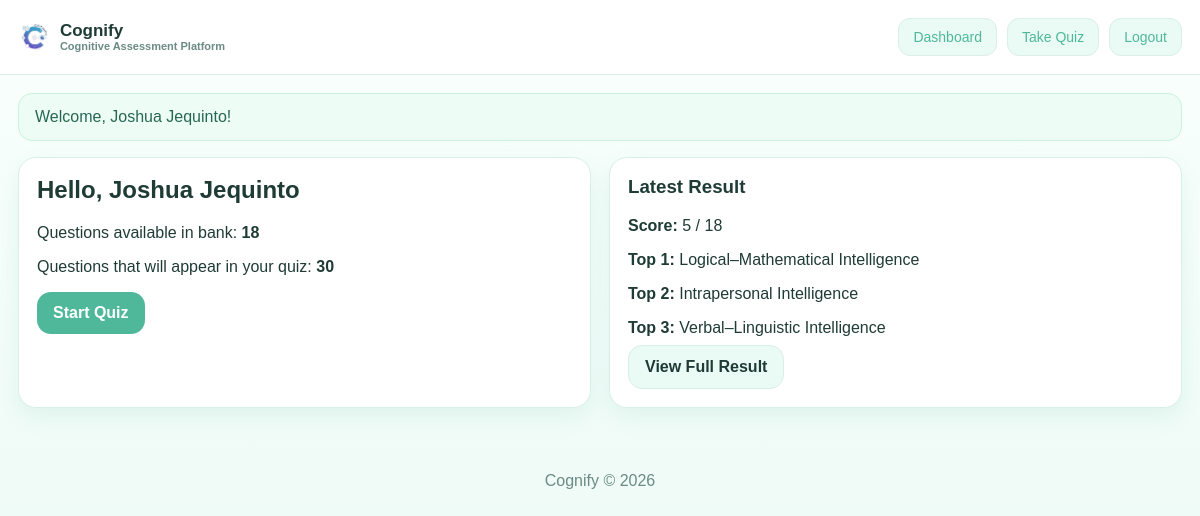
The page /student/dashboard.php (signed in) on the database its author committed.
### tables this page shows
CREATE TABLE `settings` (
  `setting_id` int(11) NOT NULL,
  `setting_key` varchar(100) NOT NULL,
  `setting_value` varchar(255) NOT NULL
);

CREATE TABLE `quizzes` (
  `quiz_id` int(11) NOT NULL,
  `student_id` int(11) NOT NULL,
  `total_questions` int(11) NOT NULL DEFAULT 0,
  `score` int(11) NOT NULL DEFAULT 0,
  `top1_intelligence` varchar(255) NOT NULL,
  `top2_intelligence` varchar(255) NOT NULL,
  `top3_intelligence` varchar(255) NOT NULL,
  `taken_at` datetime DEFAULT NULL
);

### student/dashboard.php (the view, shortened to what this page needs)
<?php
require_once '../config.php';
$limit = get_setting($con, 'quiz_question_limit', '30');
$total_available = mysqli_fetch_row(mysqli_query($con, "SELECT COUNT(*) FROM questions"));
$latest = mysqli_query($con, "SELECT * FROM quizzes WHERE student_id = " . intval($_SESSION['student_id']) . " ORDER BY quiz_id DESC LIMIT 1");
$latest_quiz = ($latest && mysqli_num_rows($latest) > 0) ? mysqli_fetch_assoc($latest) : false;
include '../inc/header.php';
?>
<div class="grid grid-2">
    <div class="card">
        <h2 class="mt-0">Hello, <?php echo esc($_SESSION['student_name']); ?></h2>
        <p>Questions available in bank: <strong><?php echo intval($total_available[0]); ?></strong></p>
        <p>Questions that will appear in your quiz: <strong><?php echo intval($limit); ?></strong></p>
        <a class="btn" href="quiz.php">Start Quiz</a>
    </div>
    <div class="card">
        <h3 class="mt-0">Latest Result</h3>
        <?php if ($latest_quiz) { ?>
            <p><strong>Score:</strong> <?php echo intval($latest_quiz['score']); ?> / <?php echo intval($latest_quiz['total_questions']); ?></p>
            <p class="mb-1"><strong>Top 1:</strong> <?php echo esc($latest_quiz['top1_intelligence']); ?></p>
            <p class="mb-1"><strong>Top 2:</strong> <?php echo esc($latest_quiz['top2_intelligence']); ?></p>
            <p class="mb-1"><strong>Top 3:</strong> <?php echo esc($latest_quiz['top3_intelligence']); ?></p>
            <a class="btn btn-light" href="result.php?quiz_id=<?php echo intval($latest_quiz['quiz_id']); ?>">View Full Result</a>
        <?php } else { ?>
            <p class="muted">No quiz taken yet.</p>
        <?php } ?>
    </div>
</div>
<?php include '../inc/footer.php'; ?>

### assets/css/style.css (style rules this page uses)
:root { --mint:#88d8c0; --mint-dark:#4fb89a; --mint-soft:#eafaf5; --bg:#f7fffc; --card:#ffffff; --text:#1f3b35; --muted:#6b8b84; --border:#d9efe8; --danger:#d85c6a; --warning:#f1b24a; --shadow:0 8px 22px rgba(79,184,154,.12); --radius:18px; }
* { box-sizing:border-box }
html,body { margin:0;padding:0;font-family:Arial,Helvetica,sans-serif;background:linear-gradient(180deg,#f9fffd 0%,#effbf7 100%);color:var(--text) }
a { color:var(--mint-dark);text-decoration:none }
.grid { display:grid;gap:18px }
.grid-2 { grid-template-columns:repeat(2, minmax(0,1fr)) }
.card { background:var(--card);border:1px solid var(--border);border-radius:var(--radius);padding:18px;box-shadow:var(--shadow) }
.card h1,.card h2,.card h3,.card h4 { margin-top:0 }
.btn { display:inline-block;border:none;border-radius:14px;padding:12px 16px;background:var(--mint-dark);color:#fff;font-weight:bold;cursor:pointer;transition:.2s }
.btn-light { background:var(--mint-soft);color:var(--text);border:1px solid var(--border) }
.mt-0 { margin-top:0 }
.mb-1 { margin-bottom:8px }

### rows shown on the page
settings: setting_value "30"
quizzes: score "5", total_questions "18", top1_intelligence "Logical–Mathematical Intelligence", top2_intelligence "Intrapersonal Intelligence", top3_intelligence "Verbal–Linguistic Intelligence"

### other values the page prints
$link['label'] "Dashboard"
$link['label'] "Take Quiz"
$link['label'] "Logout"
$flash['message'] "Welcome, Joshua Jequinto!"
$_SESSION['student_name'] "Joshua Jequinto"
$total_available[0] "18"
